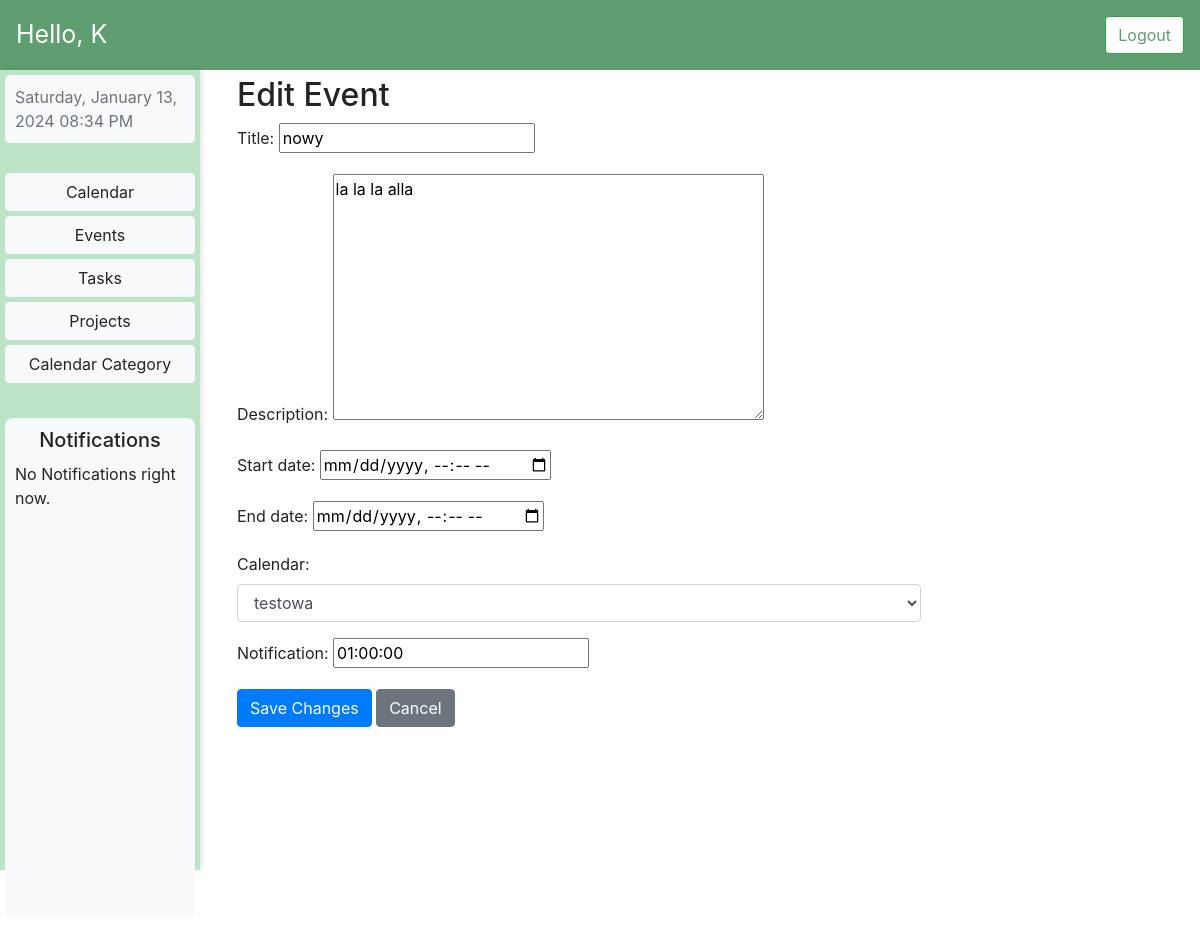
The page /edit_event/9/ (signed in) on the database as committed earlier.
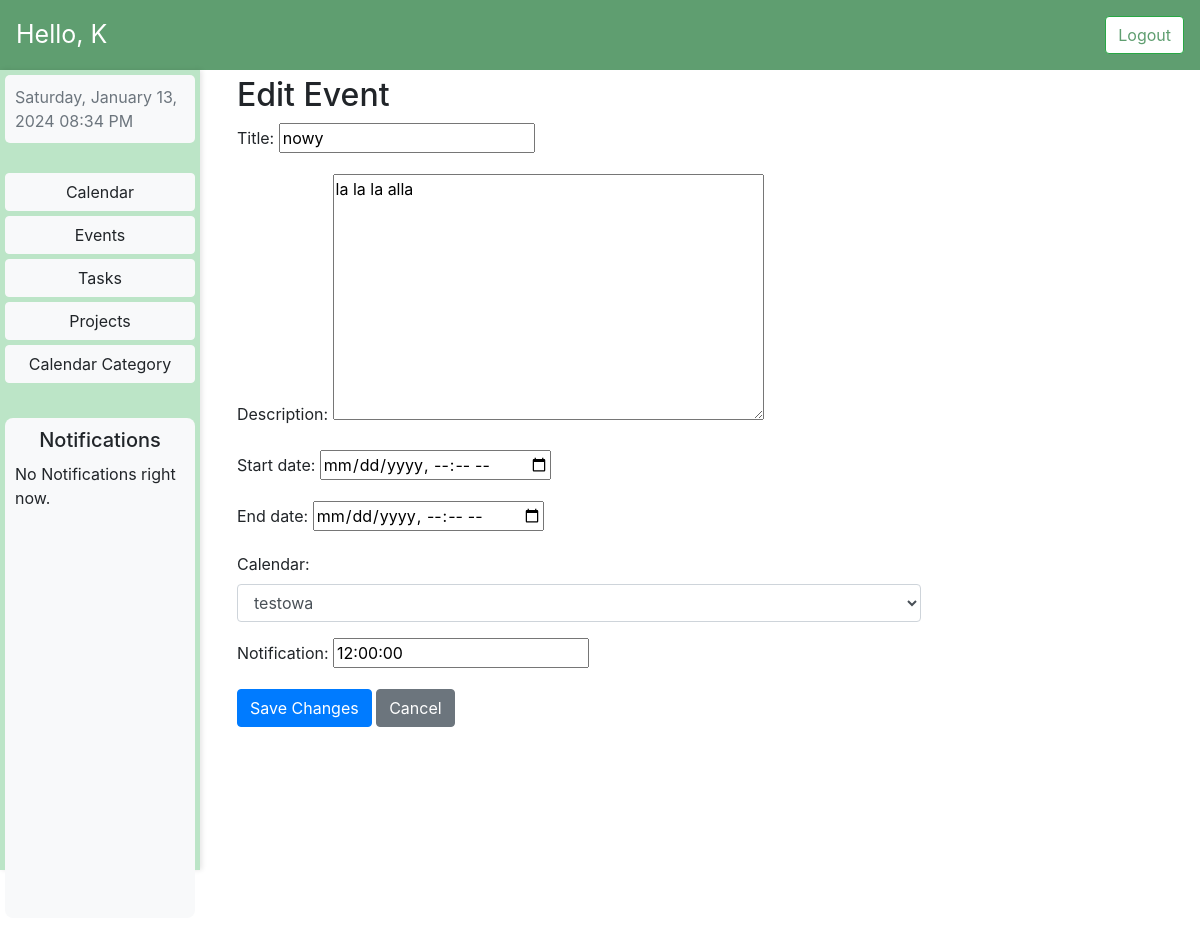
The same page on the database as committed later.
### MyCalendar/models.py (models this page shows)
class Event(models.Model):
    user = models.ForeignKey(User, on_delete=models.CASCADE)
    title = models.CharField(max_length=200)
    description = models.TextField(blank=True)
    start_date = models.DateTimeField(default=timezone.now)
    end_date = models.DateTimeField(default=timezone.now() + timezone.timedelta(hours=1))
    calendar = models.ForeignKey(Calendar, on_delete=models.CASCADE)
    notification = models.TimeField(default=timezone.timedelta(hours=1))

### MyCalendar/views.py (the view, shortened to what this page needs)
# urls.py: path('edit_event/<int:pk>/', EditEventView.as_view(), name='edit_event'),
class EditEventView(UpdateView):
    model = Event
    form_class = EventForm
    template_name = 'edit_event.html'
    success_url = reverse_lazy('events')
    def get_form_kwargs(self):
        kwargs = super().get_form_kwargs()
        kwargs['user'] = self.request.user  # Pass the current user to the form
        return kwargs

### MyCalendar/forms.py (shortened to what this page needs)
class EventForm(forms.ModelForm):
    start_date = forms.DateTimeField(widget=forms.widgets.DateInput(attrs={'type': 'datetime-local'}))
    end_date = forms.DateTimeField(widget=forms.widgets.DateInput(attrs={'type': 'datetime-local'}))
    calendar = forms.ModelChoiceField(
        queryset=Calendar.objects.none(),  # Set an empty initial queryset
        label='Calendar',
        widget=forms.Select(attrs={'class': 'form-control'}),
    )
    class Meta:
        model = Event
        fields = ['title', 'description', 'start_date', 'end_date', 'calendar', 'notification']
    def __init__(self, user, *args, **kwargs):
        super().__init__(*args, **kwargs)
        self.fields['calendar'].queryset = Calendar.objects.filter(user=user)

### MyCalendar/models.py (called while the page is built)
    def __str__(self):
        return self.name

### templates/edit_event.html (shortened to what this page needs)
{% extends 'dashboard.html' %}
{% load static %}
{% block styles %}
    <link rel="stylesheet" type="text/css" href="{% static 'css/dashboard.css' %}">
{% endblock %}
{% block dynamic_content %}
    <div class="col-md-9">
        <div class="calendar-section">
            <h2>Edit Event</h2>
            <form method="post" enctype="multipart/form-data">
                {{ form.as_p }}
                <button type="submit" class="btn btn-primary">Save Changes</button>
                <a href="{% url 'events' %}" class="btn btn-secondary">Cancel</a>
            </form>
        </div>
    </div>
{% endblock %}

Rows that differ between the two databases and show on the page:
changed Event "nowy": notification "01:00:00" → "12:00:00"
